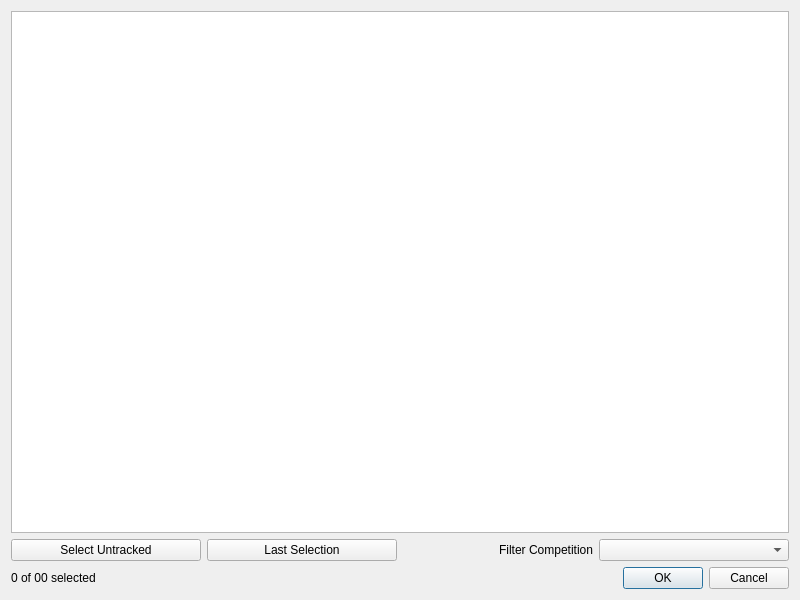
<?xml version="1.0" encoding="UTF-8"?>
<ui version="4.0">
 <class>routineSelectDialog</class>
 <widget class="QDialog" name="routineSelectDialog">
  <property name="geometry">
   <rect>
    <x>0</x>
    <y>0</y>
    <width>800</width>
    <height>600</height>
   </rect>
  </property>
  <property name="windowTitle">
   <string>Dialog</string>
  </property>
  <layout class="QGridLayout" name="gridLayout">
   <item row="0" column="0">
    <widget class="QTreeView" name="proxyView">
     <property name="sizeAdjustPolicy">
      <enum>QAbstractScrollArea::AdjustToContents</enum>
     </property>
     <property name="editTriggers">
      <set>QAbstractItemView::NoEditTriggers</set>
     </property>
     <property name="showDropIndicator" stdset="0">
      <bool>false</bool>
     </property>
     <property name="alternatingRowColors">
      <bool>true</bool>
     </property>
     <property name="selectionMode">
      <enum>QAbstractItemView::ExtendedSelection</enum>
     </property>
     <property name="selectionBehavior">
      <enum>QAbstractItemView::SelectRows</enum>
     </property>
     <property name="rootIsDecorated">
      <bool>false</bool>
     </property>
     <property name="itemsExpandable">
      <bool>false</bool>
     </property>
     <property name="sortingEnabled">
      <bool>true</bool>
     </property>
     <property name="expandsOnDoubleClick">
      <bool>false</bool>
     </property>
    </widget>
   </item>
   <item row="1" column="0">
    <layout class="QHBoxLayout" name="horizontalLayout">
     <item>
      <widget class="QPushButton" name="selectUntrackedButton">
       <property name="text">
        <string>Select Untracked</string>
       </property>
      </widget>
     </item>
     <item>
      <widget class="QPushButton" name="lastSelectionButton">
       <property name="text">
        <string>Last Selection</string>
       </property>
      </widget>
     </item>
     <item>
      <widget class="QLabel" name="filterCompetitionLabel">
       <property name="layoutDirection">
        <enum>Qt::LeftToRight</enum>
       </property>
       <property name="text">
        <string>Filter Competition</string>
       </property>
       <property name="alignment">
        <set>Qt::AlignRight|Qt::AlignTrailing|Qt::AlignVCenter</set>
       </property>
       <property name="buddy">
        <cstring>filterCompetitionComboBox</cstring>
       </property>
      </widget>
     </item>
     <item>
      <widget class="QComboBox" name="filterCompetitionComboBox"/>
     </item>
    </layout>
   </item>
   <item row="2" column="0">
    <layout class="QHBoxLayout" name="horizontalLayout_2">
     <item>
      <widget class="QLabel" name="selectedCountLabel">
       <property name="text">
        <string>0 of 00 selected</string>
       </property>
      </widget>
     </item>
     <item>
      <widget class="QDialogButtonBox" name="buttonBox">
       <property name="orientation">
        <enum>Qt::Horizontal</enum>
       </property>
       <property name="standardButtons">
        <set>QDialogButtonBox::Cancel|QDialogButtonBox::Ok</set>
       </property>
       <property name="centerButtons">
        <bool>false</bool>
       </property>
      </widget>
     </item>
    </layout>
   </item>
  </layout>
 </widget>
 <resources/>
 <connections>
  <connection>
   <sender>buttonBox</sender>
   <signal>accepted()</signal>
   <receiver>routineSelectDialog</receiver>
   <slot>accept()</slot>
   <hints>
    <hint type="sourcelabel">
     <x>248</x>
     <y>254</y>
    </hint>
    <hint type="destinationlabel">
     <x>157</x>
     <y>274</y>
    </hint>
   </hints>
  </connection>
  <connection>
   <sender>buttonBox</sender>
   <signal>rejected()</signal>
   <receiver>routineSelectDialog</receiver>
   <slot>reject()</slot>
   <hints>
    <hint type="sourcelabel">
     <x>316</x>
     <y>260</y>
    </hint>
    <hint type="destinationlabel">
     <x>286</x>
     <y>274</y>
    </hint>
   </hints>
  </connection>
 </connections>
</ui>
